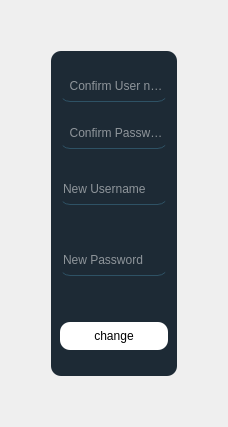
            <widget class="QWidget" name="tab_6">
             <attribute name="title">
              <string>Change Password</string>
             </attribute>
             <layout class="QHBoxLayout" name="horizontalLayout_25">
              <item>
               <layout class="QVBoxLayout" name="verticalLayout_25">
                <item>
                 <spacer name="verticalSpacer_13">
                  <property name="orientation">
                   <enum>Qt::Vertical</enum>
                  </property>
                  <property name="sizeHint" stdset="0">
                   <size>
                    <width>20</width>
                    <height>40</height>
                   </size>
                  </property>
                 </spacer>
                </item>
                <item>
                 <layout class="QHBoxLayout" name="horizontalLayout_24">
                  <item>
                   <spacer name="horizontalSpacer_34">
                    <property name="orientation">
                     <enum>Qt::Horizontal</enum>
                    </property>
                    <property name="sizeHint" stdset="0">
                     <size>
                      <width>40</width>
                      <height>20</height>
                     </size>
                    </property>
                   </spacer>
                  </item>
                  <item>
                   <widget class="QFrame" name="frame_17">
                    <property name="styleSheet">
                     <string notr="true">background-color:rgba(16, 30, 41, 240);
border-radius:10px;</string>
                    </property>
                    <property name="frameShape">
                     <enum>QFrame::StyledPanel</enum>
                    </property>
                    <property name="frameShadow">
                     <enum>QFrame::Raised</enum>
                    </property>
                    <layout class="QHBoxLayout" name="horizontalLayout_23">
                     <item>
                      <layout class="QVBoxLayout" name="verticalLayout_24">
                       <item>
                        <spacer name="verticalSpacer_8">
                         <property name="orientation">
                          <enum>Qt::Vertical</enum>
                         </property>
                         <property name="sizeType">
                          <enum>QSizePolicy::Fixed</enum>
                         </property>
                         <property name="sizeHint" stdset="0">
                          <size>
                           <width>20</width>
                           <height>17</height>
                          </size>
                         </property>
                        </spacer>
                       </item>
                       <item>
                        <widget class="QLineEdit" name="lineEdit_old_user">
                         <property name="styleSheet">
                          <string notr="true">background-color:rgba(0, 0, 0, 0);
border:1px solid rgba(0, 0, 0, 0);
border-bottom-color:rgba(46, 82, 101, 255);
color:rgb(255, 255, 255);
padding-bottom:7px</string>
                         </property>
                         <property name="placeholderText">
                          <string>  Confirm User name</string>
                         </property>
                        </widget>
                       </item>
                       <item>
                        <spacer name="verticalSpacer_9">
                         <property name="orientation">
                          <enum>Qt::Vertical</enum>
                         </property>
                         <property name="sizeType">
                          <enum>QSizePolicy::Fixed</enum>
                         </property>
                         <property name="sizeHint" stdset="0">
                          <size>
                           <width>20</width>
                           <height>16</height>
                          </size>
                         </property>
                        </spacer>
                       </item>
                       <item>
                        <widget class="QLineEdit" name="lineEdit_old_pass">
                         <property name="styleSheet">
                          <string notr="true">background-color:rgba(0, 0, 0, 0);
border:1px solid rgba(0, 0, 0, 0);
border-bottom-color:rgba(46, 82, 101, 255);
color:rgb(255, 255, 255);
padding-bottom:7px</string>
                         </property>
                         <property name="placeholderText">
                          <string>  Confirm Password</string>
                         </property>
                        </widget>
                       </item>
                       <item>
                        <spacer name="verticalSpacer_10">
                         <property name="orientation">
                          <enum>Qt::Vertical</enum>
                         </property>
                         <property name="sizeType">
                          <enum>QSizePolicy::Fixed</enum>
                         </property>
                         <property name="sizeHint" stdset="0">
                          <size>
                           <width>20</width>
                           <height>25</height>
                          </size>
                         </property>
                        </spacer>
                       </item>
                       <item>
                        <widget class="QLineEdit" name="lineEdit_user">
                         <property name="styleSheet">
                          <string notr="true">background-color:rgba(0, 0, 0, 0);
border:1px solid rgba(0, 0, 0, 0);
border-bottom-color:rgba(46, 82, 101, 255);
color:rgb(255, 255, 255);
padding-bottom:7px</string>
                         </property>
                         <property name="placeholderText">
                          <string>New Username</string>
                         </property>
                        </widget>
                       </item>
                       <item>
                        <spacer name="verticalSpacer_7">
                         <property name="orientation">
                          <enum>Qt::Vertical</enum>
                         </property>
                         <property name="sizeHint" stdset="0">
                          <size>
                           <width>20</width>
                           <height>40</height>
                          </size>
                         </property>
                        </spacer>
                       </item>
                       <item>
                        <widget class="QLineEdit" name="lineEdit_pass">
                         <property name="styleSheet">
                          <string notr="true">background-color:rgba(0, 0, 0, 0);
border:1px solid rgba(0, 0, 0, 0);
border-bottom-color:rgba(46, 82, 101, 255);
color:rgb(255, 255, 255);
padding-bottom:7px</string>
                         </property>
                         <property name="placeholderText">
                          <string>New Password</string>
                         </property>
                        </widget>
                       </item>
                       <item>
                        <spacer name="verticalSpacer_14">
                         <property name="orientation">
                          <enum>Qt::Vertical</enum>
                         </property>
                         <property name="sizeHint" stdset="0">
                          <size>
                           <width>20</width>
                           <height>40</height>
                          </size>
                         </property>
                        </spacer>
                       </item>
                       <item>
                        <widget class="QPushButton" name="Btn_ChangePassUser">
                         <property name="sizePolicy">
                          <sizepolicy hsizetype="Minimum" vsizetype="Fixed">
                           <horstretch>0</horstretch>
                           <verstretch>0</verstretch>
                          </sizepolicy>
                         </property>
                         <property name="minimumSize">
                          <size>
                           <width>0</width>
                           <height>28</height>
                          </size>
                         </property>
                         <property name="baseSize">
                          <size>
                           <width>0</width>
                           <height>0</height>
                          </size>
                         </property>
                         <property name="styleSheet">
                          <string notr="true">QPushButton:pressed {	
	background-color: rgba(85, 170, 255,0.5);
}
QPushButton{
	color: rgb(0, 0, 0);
	background-color: rgb(255, 255, 255);

}</string>
                         </property>
                         <property name="text">
                          <string>change</string>
                         </property>
                        </widget>
                       </item>
                       <item>
                        <spacer name="verticalSpacer_11">
                         <property name="orientation">
                          <enum>Qt::Vertical</enum>
                         </property>
                         <property name="sizeType">
                          <enum>QSizePolicy::Fixed</enum>
                         </property>
                         <property name="sizeHint" stdset="0">
                          <size>
                           <width>20</width>
                           <height>17</height>
                          </size>
                         </property>
                        </spacer>
                       </item>
                      </layout>
                     </item>
                    </layout>
                   </widget>
                  </item>
                  <item>
                   <spacer name="horizontalSpacer_35">
                    <property name="orientation">
                     <enum>Qt::Horizontal</enum>
                    </property>
                    <property name="sizeHint" stdset="0">
                     <size>
                      <width>40</width>
                      <height>20</height>
                     </size>
                    </property>
                   </spacer>
                  </item>
                 </layout>
                </item>
                <item>
                 <spacer name="verticalSpacer_12">
                  <property name="orientation">
                   <enum>Qt::Vertical</enum>
                  </property>
                  <property name="sizeHint" stdset="0">
                   <size>
                    <width>20</width>
                    <height>40</height>
                   </size>
                  </property>
                 </spacer>
                </item>
               </layout>
              </item>
             </layout>
            </widget>
